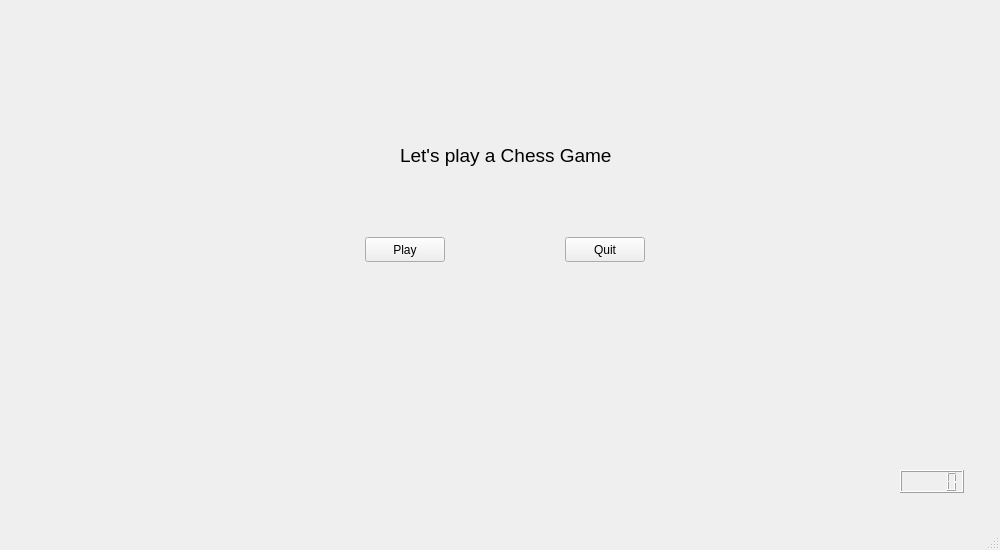
<?xml version="1.0" encoding="UTF-8"?>
<ui version="4.0">
 <class>MainChessBoard</class>
 <widget class="QMainWindow" name="MainChessBoard">
  <property name="geometry">
   <rect>
    <x>0</x>
    <y>0</y>
    <width>1000</width>
    <height>550</height>
   </rect>
  </property>
  <property name="windowTitle">
   <string>MainChessBoard</string>
  </property>
  <widget class="QWidget" name="centralwidget">
   <widget class="QPushButton" name="playButton">
    <property name="geometry">
     <rect>
      <x>365</x>
      <y>237</y>
      <width>80</width>
      <height>25</height>
     </rect>
    </property>
    <property name="mouseTracking">
     <bool>false</bool>
    </property>
    <property name="text">
     <string>Play</string>
    </property>
   </widget>
   <widget class="QPushButton" name="quitButton">
    <property name="geometry">
     <rect>
      <x>565</x>
      <y>237</y>
      <width>80</width>
      <height>25</height>
     </rect>
    </property>
    <property name="text">
     <string>Quit</string>
    </property>
   </widget>
   <widget class="QLCDNumber" name="lcdNumber">
    <property name="geometry">
     <rect>
      <x>900</x>
      <y>470</y>
      <width>64</width>
      <height>23</height>
     </rect>
    </property>
   </widget>
   <widget class="QLabel" name="label">
    <property name="geometry">
     <rect>
      <x>400</x>
      <y>140</y>
      <width>211</width>
      <height>31</height>
     </rect>
    </property>
    <property name="font">
     <font>
      <pointsize>14</pointsize>
     </font>
    </property>
    <property name="text">
     <string>Let's play a Chess Game?</string>
    </property>
   </widget>
  </widget>
  <widget class="QMenuBar" name="menubar">
   <property name="geometry">
    <rect>
     <x>0</x>
     <y>0</y>
     <width>1000</width>
     <height>22</height>
    </rect>
   </property>
  </widget>
  <widget class="QStatusBar" name="statusbar"/>
 </widget>
 <resources/>
 <connections/>
</ui>
